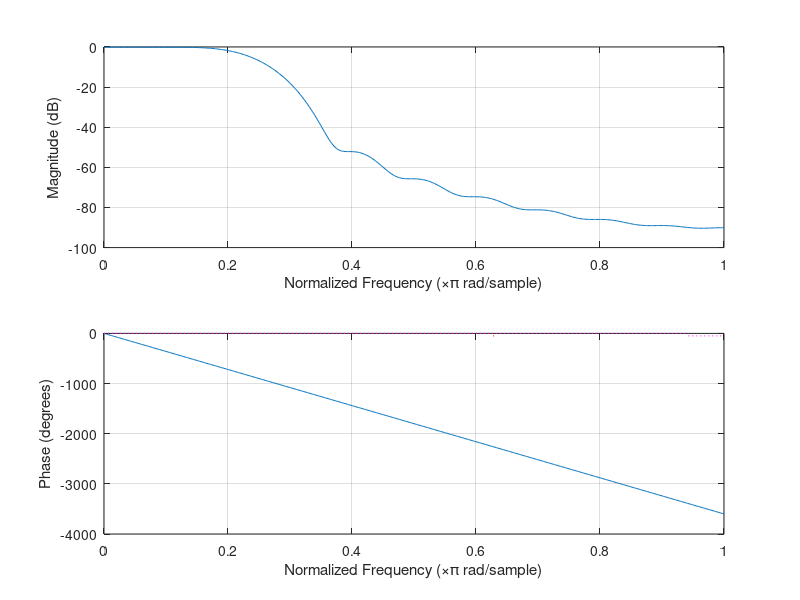

MATLAB code to generate this figure: (Note: this script raises an error after producing the figure.)
clc
clear all
close all

%Projetar um filtro passa baixas usando uma janela temporal fixa (verificar a janela que atende a especificação)
%wp = 0.2*pi; Ap = 0.2 dB; Gp = 0 dB
%ws = 0.3*pi; As = 60 dB;

wp = 0.2*pi;
ws = 0.3*pi;
Ap = 0.2;
As = 50;
Gp = 0;

% Calculando wc, frequência de corte 
wc = sqrt(ws*wp);           

% Ordem
N = 20;                     

% Criando eixo do tempo discreto, sempre de -Ordem/2:1:Ordem/2
n = -N:1:N;            

% Criando o h(n), CLP; 
clp = sin(wc.*n)./(pi.*n);    
clp(N+1) = wc/pi;

% Criando o eixo para janela de Bohman
x = linspace(-1,1,2*N+1);

%% Criando a janela de Bohman
wb = (1-abs(x)).*cos(pi*abs(x))+(1/pi)*sin(pi*abs(x));

% Multiplicando a janela pelo protótipo do filtro:
H = wb.*clp;

% Pegando magnittude e angulo de h
[h,w] = freqz(H,1);

freqz(H,1);

%% Correção de H para estar abaixo de zero e Ap

% Multiplicando pela metade do ganho:
H = H*(10^((-Ap/2)/20));

%% Recalculando e plotando:

figure(1);
[h,w] = freqz(H,1);
freqz(H,1);
hold on;
plot([0 wp wp], -[Ap Ap As+20], ':r');
hold on
plot([0 ws ws 1], -[0 0 As As], ':m');

fvtool(H,1);    % Deu certo:

figure(2);
freqz(H,1);
hold on;
plot([0 wp wp], -[Ap Ap As+20], ':r');
hold on
plot([0 ws ws 1], -[0 0 As As], ':m');

%% Correção para estar entre as frequẽncias exigidas:

hs = abs(h);
hsd = mag2db(hs);

pos = sum(hsd>-0.2);
wsmedido = w(pos);

pos = sum(hsd>-50);
wpmedido = w(pos);








